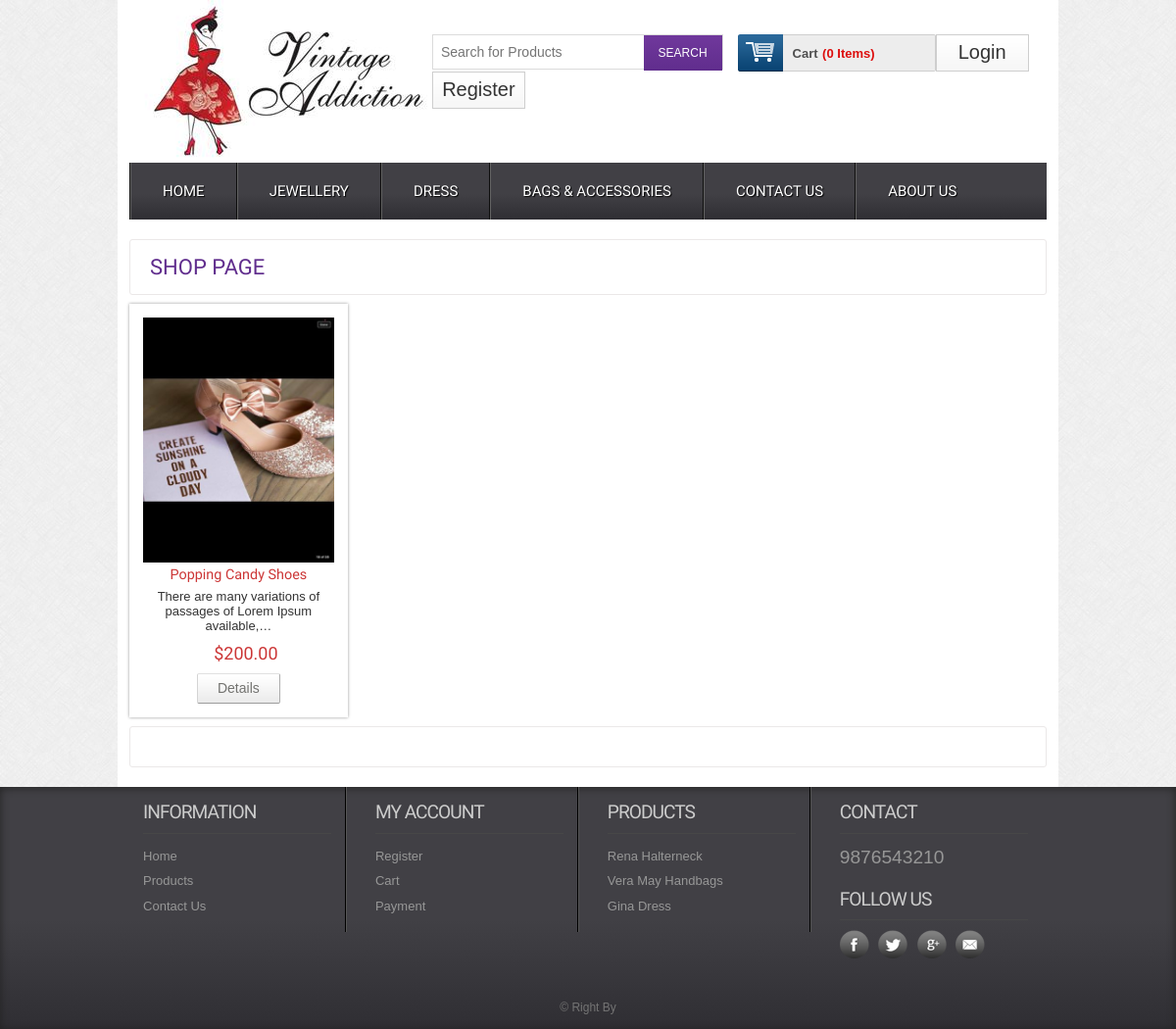
Screenshot of /get/category/2 with the database file from the repository.
### tables this page shows
CREATE TABLE IF NOT EXISTS `tbl_product` (
`product_id` int(11) NOT NULL,
  `product_title` varchar(255) NOT NULL,
  `product_short_description` text NOT NULL,
  `product_long_description` text NOT NULL,
  `product_image` varchar(255) NOT NULL,
  `product_price` int(11) NOT NULL,
  `product_quantity` int(11) NOT NULL,
  `product_feature` tinyint(4) NOT NULL,
  `product_category` int(11) NOT NULL,
  `product_brand` int(11) NOT NULL,
  `product_author` int(11) NOT NULL,
  `product_view` int(11) NOT NULL DEFAULT '0',
  `published_date` timestamp NOT NULL DEFAULT CURRENT_TIMESTAMP,
  `publication_status` tinyint(4) NOT NULL
);

### application/controllers/Web.php (called while the page is built, shortened)
<?php
class Web extends CI_Controller {
    public function category_post($id) {
        $data = array();
        $data['get_all_product'] = $this->web_model->get_all_product_by_cat($id);
        $this->load->view('web/inc/header');
        $this->load->view('web/pages/product', $data);
        $this->load->view('web/inc/footer');
    }
}

### index.php (called while the page is built, shortened)
<?php
require_once BASEPATH.'core/CodeIgniter.php';

### application/models/Web_Model.php (called while the page is built, shortened)
<?php
class Web_Model extends CI_Model {
    public function get_all_product_by_cat($id) {
        $this->db->select('*');
        $this->db->from('tbl_product');
        $this->db->join('tbl_category', 'tbl_category.id=tbl_product.product_category');
        $this->db->join('tbl_brand', 'tbl_brand.brand_id=tbl_product.product_brand');
        $this->db->order_by('tbl_product.product_id', 'DESC');
        $this->db->where('tbl_product.publication_status', 1);
        $this->db->where('tbl_category.id', $id);
        $info = $this->db->get();
        return $info->result();
    }
}

### application/views/web/pages/product.php (the view, shortened to what this page needs)
<div class="main">
    <div class="content">
        <div class="content_top">
            <div class="heading">
                <h3>Shop Page</h3>
            </div>
        </div>
        <?php
        $arr_chunk_product = array_chunk($get_all_product, 4);
        foreach ($arr_chunk_product as $chunk_products) {
            ?>
            <div class="section group">
                <?php foreach ($chunk_products as $single_products) { ?>
                    <div class="grid_1_of_4 images_1_of_4">
                        <a href="<?php echo base_url('single/'.$single_products->product_id);?>"><img style="width:250px;height:250px" src="<?php echo base_url('uploads/'.$single_products->product_image)?>" alt="" /></a>
                        <h2><?php echo $single_products->product_title ?></h2>
                        <p><?php echo word_limiter($single_products->product_short_description, 10) ?></p>
                        <p><span class="price">$<?php echo $this->cart->format_number($single_products->product_price) ?></span></p>
                        <div class="button"><span><a href="<?php echo base_url('single/'.$single_products->product_id);?>" class="details">Details</a></span></div>
                    </div>
                    <?php
                }
                ?>
            </div>
            <?php
        }
        ?>
        <div class="content_pagi">
        </div>
    </div>
</div>

### assets/web/css/style.css (style rules this page uses)
html,body,div,span,applet,object,iframe,h1,h2,h3,h4,h5,h6,p,blockquote,pre,a,abbr,acronym,address,big,cite,code,del,dfn,em,img,ins,kbd,q,s,samp,small,strike,strong,sub,sup,tt,var,b,u,i,dl,dt,dd,ol,nav ul,nav li,fieldset,form,label,legend,table,caption,tbody,tfoot,thead,tr,th,td,article,aside,canvas,details,embed,figure,figcaption,footer,header,hgroup,menu,nav,output,ruby,section,summary,time,mark,audio,video { margin:0;padding:0;border:0;font-size:100%;font:inherit;vertical-align:baseline; }
a { text-decoration:none; }
img { max-width:100%; }
body { font-family:Arial, Helvetica, sans-serif; background:url(../images/body_bg3.jpg); }
.section { clear: both; padding: 0px; margin: 0px; }
.group:before, .group:after { content:""; display:table; }
.group:after { clear:both; }
.group { zoom:1; }
.content { padding:20px 0; background:#FFF; }
.content h2 { font-size:23px; color:#6C6C6C; font-family: 'Monda', sans-serif; }
.content_top { padding:15px 20px; border:1px solid #EBE8E8; border-radius:3px; }
.heading { float:left; margin-right:10%; }
.heading h3 { font-family: 'Monda', sans-serif; font-size:22px; color:#602D8D; text-transform:uppercase; }
.grid_1_of_4 { display: block; float:left; margin: 1% 0 1% 1.6%; box-shadow: 0px 0px 3px rgb(150, 150, 150); }
.grid_1_of_4:first-child { margin-left: 0; }
.images_1_of_4 { width: 20.8%; padding:1.5%; text-align:center; position:relative; }
.images_1_of_4 img { max-width:100%; }
.images_1_of_4 h2 { color: #CC3636; font-family: 'Monda', sans-serif; font-size:0.9em; font-weight : normal; }
.images_1_of_4 p { font-size:0.8125em; padding:0.4em 0; color: #333; }
.images_1_of_4 p span.price { font-size:18px; font-family: 'Monda', sans-serif; color: #CC3636; margin-left:15px; }
.images_1_of_4 .button { float: left; line-height: 1.9em; margin-top: 0.3em; width: 100%; }
.images_1_of_4 .button a { padding:7px 20px; font-size:0.8em; }
.images_1_of_4 .button a { font-family: "Trebuchet MS",Arial,Helvetica,sans-serif; font-size: 14px; line-height: 15px; text-transform: none; color: #737370; text-decoration: none!important; background: url(../images/button-bg.png) repeat-x 0 0 #E8E8E8; display: inline-block; border-left: 1px solid #D4D4D4!important; border-right: 1px solid #ADADAD!important; border-top: 1px solid #E0E0E0!important; border-bottom: 1px solid #9C9C9C!important; cursor: pointer!important; margin: 0 2px; border-radius: 2px; -moz-border-radius: 2px; -webkit-border-radius: 2px; -webkit-transition: all 0.5s ease; -moz-transition: all 0.5s ease; -o-transition: all 0.5s ease; transition: all 0.5s ease; }

### application/views/web/pages/product.php (style rules this page uses)
.content_pagi { padding:20px;border: 1px solid #EBE8E8;border-radius: 3px; }

### rows the page displays
tbl_product: product_image (picture), product_title "Popping Candy Shoes", product_short_description "There are many variations of passages of Lorem Ipsum available,…", product_price "200.00"

### other values shown
$this->cart->total_items() "0"
$result->$para "9876543210 © Right By"
